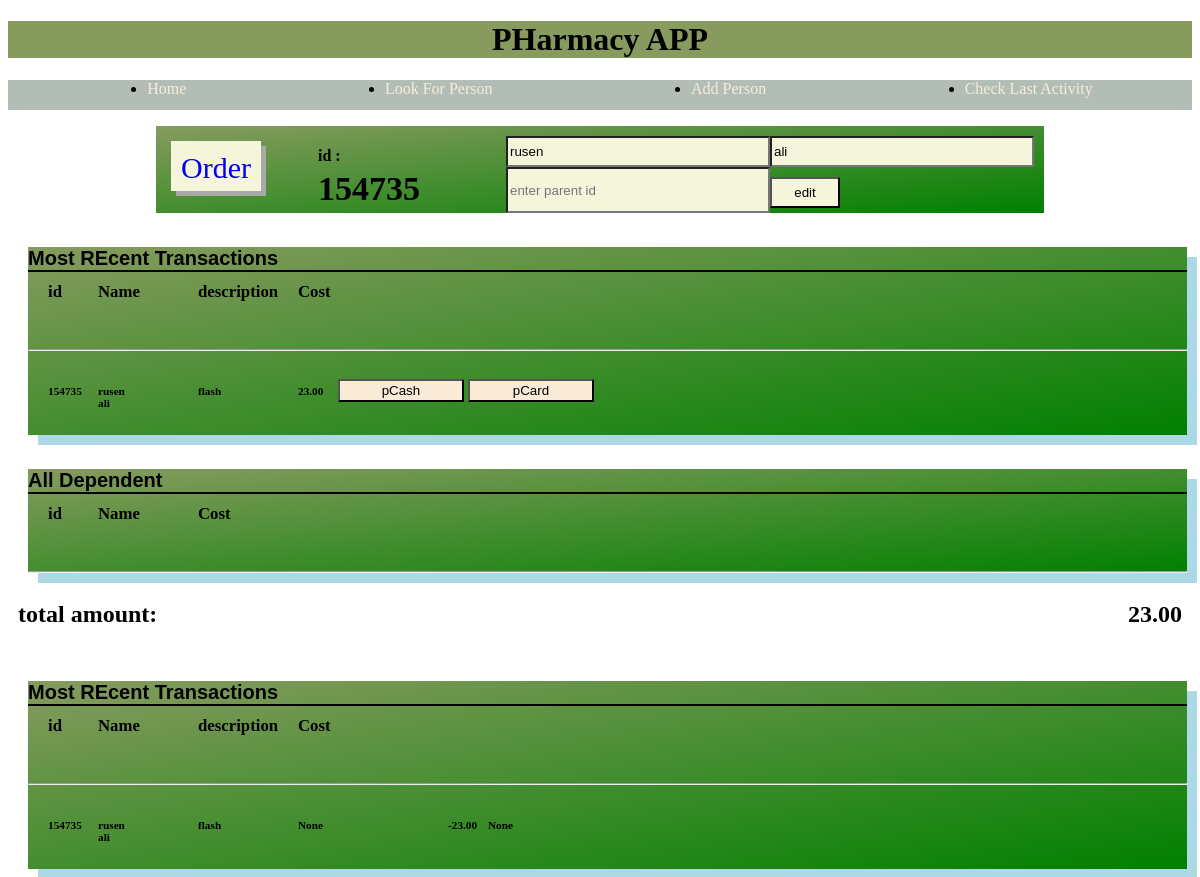
/person/154735/, run on the app's committed database.
### base/models.py (models this page shows, shortened)
class Customer(models.Model):
    user = models.OneToOneField(User,on_delete=models.CASCADE,blank=True,null=True)
    name = models.CharField(max_length=200,blank=True,null=True)
    last = models.CharField(max_length=200,blank=True,null=True)
    is_parent = models.BooleanField(default=False, blank=True,null=True)
    password = models.IntegerField(blank=True,null=True)
    phone = models.BigIntegerField(blank=True,null=True)
    parent=models.ForeignKey('self', on_delete=models.CASCADE,blank=True,null=True)
    @property
    def total_owe(self):
        order_list = list(self.order_set.all())
        children = list(self.customer_set.all())
        total_unpaid= 0
        total_paid= 0
        for single_order in list(self.order_set.all()):
            if not single_order.is_paid:
                total_unpaid += float(single_order.price)
            elif single_order.is_paid:
                total_paid += float(single_order.price)
        return (total_unpaid,total_paid)

class Order(models.Model):
    payment_method_list = [("CASH","CASH"),("CARD","CARD")]
    customer = models.ForeignKey(Customer,on_delete=models.CASCADE,null=True,blank=True,)
    who_paid = models.ForeignKey(Customer,on_delete=models.CASCADE,null=True,blank=True, related_name='%(class)s_requests_created')
    date_created = models.DateTimeField(blank=True,null=True)
    payment_method = models.CharField(choices=payment_method_list,max_length=4,default="CASH",blank=True,null=True)
    date_paid = models.DateTimeField(blank=True,null=True)
    is_paid = models.BooleanField(default=False, blank=True,null=True)
    customer_total_when_paid = models.DecimalField(max_digits=5,decimal_places=2,null=True,blank=True)
    customer_total_when_created = models.DecimalField(max_digits=5,decimal_places=2,null=True,blank=True)
    description = models.TextField(blank=True,null=True)
    price = models.DecimalField(max_digits=5,decimal_places=2,null=True,blank=True)
    def __str__(self):
        return self.description[0:12]

### base/views2.py (the view)
# urls.py: path("person/<int:pk>/", views2.person, name="person"),
def person(request,pk):
    customer = Customer.objects.get(pk=pk)
    orders= customer.order_set.all().order_by("-date_created")
    print(orders)
    children = list(customer.customer_set.all())
    context = {
        "customer": customer,
        "orders":orders,
        "children":children
    }
    return render(request, 'base/person.html', context)

### base/templates/base/person.html (shortened to what this page needs)
{% extends 'base/base.html' %}
{% load static %}
{% block content %}
    <main>
        <form method="POST" action="/person_name_change/{{customer.id}}/" class="edit-form">
                <a class="add-order-button" href="{% url 'add_order' customer.id %}">Order</a>
                <div>
                    <h4>id : </h4>
                    <h4 class="edit-form-id">{{customer.id}}</h4>
                </div>
                <div class="edit-form-input">
                        <input type="text" name="name" value="{{customer.name}}">
                        <input type="text" name="last" value="{{customer.last}}">
                        <input type="number" name="parent_id" placeholder="enter parent id">
                        <input  class="edit-form-button" type="submit" value="edit">
                </div>
        </form>
        <section class="most-recent">
            <h5 class="section-title">Most REcent Transactions</h5>
            <div class="person-nav">
                <h6>id</h6>
                <h6>Name</h6>
                <h6>description</h6>
                <h6>Cost</h6>
            </div>
            <hr>
            {% for order in orders %}
                {% if not order.is_paid %}
                <div class="last-person" id="person-div-{{order.id}}">
                <h6><span>{{order.customer.id}}</span></h6>
                <h6>{{order.customer.name}}<br> {{order.customer.last}}</h6>
                <h6>{{order.description}}</h6>
                <h6 class="person-price">{{order.price}}</h6>
                    <div>
                        <input type="button" onclick=pay_now({{order.id}},"cash") id="pay-cash-{{order.id}}" name="pay-cash-{{order.id}}" value="pCash" class="pay-button">
                        <input type="button" onclick=pay_now({{order.id}},"card") id="pay-card-{{order.id}}" name="pay-card-{{order.id}}" value="pCard" class="pay-button">
                    </div>
                </div>
                {% endif %}
            {% endfor %}
        </section>
        <section class="all-dependent most-recent">
            <h5 class="section-title">All Dependent</h5>
            <div class="person-nav">
                <h6>id</h6>
                <h6>Name</h6>
                <h6>Cost</h6>
            </div>
            <hr>
        </section>
        <section class="total-amount">
            <h2>total amount:</h2>
            <h2 id="show-total-amount">{{customer.total_owe.0|floatformat:2}}</h2>
        </section>
        <section class="transaction-history most-recent">
            <h5 class="section-title">Most REcent Transactions</h5>
            <div class="person-nav">
                <h6>id</h6>
                <h6>Name</h6>
                <h6>description</h6>
                <h6>Cost</h6>
            </div>
            <hr>
            {% for order in orders %}
                <div class="last-person paid-transaction" >
                    <h6><span>{{order.customer.id}}</span></h6>
                    <h6>{{order.customer.name}}<br> {{order.customer.last}}</h6>
                    <h6>{{order.description}}</h6>
                    <h6>{{order.date_paid}}</h6>
                    {% if  order.is_paid %}
                    <h6 class="person-price">+{{order.price}}</h6>
                    <h6>{{order.customer_total_when_paid}}</h6>
                    {% else %}
                    <h6 class="person-price">-{{order.price}}</h6>
                    <h6>{{order.customer_total_when_created}}</h6>
                    {% endif %}
                </div>
            {% endfor %}
        </section>
</main>
{% endblock %}

### static/css/index.css (style rules this page uses)
.person-nav { font-weight:bold; font-size: 20px; display: grid; padding-left: 20px; grid-template-columns: 50px 100px 100px 40px auto; }
.person-nav h6 { margin-top:10px; margin-right:2px ; }
.last-person { display: grid; position: relative; padding-left: 20px; padding-right: 10px; grid-template-columns: 50px 100px 100px 40px auto; }
.paid-transaction { display: grid; position: relative; padding-left: 20px; padding-right: 10px; grid-template-columns: 50px 100px 100px 150px 40px auto; }
.edit-form { background-image: linear-gradient(to bottom right, #879B5F, green); width: 75%; margin: auto; display: grid; grid-template-columns: 150px 200px auto; margin-bottom: 5px; }
.add-order-button { position: relative; text-align: center; font-size: 30px; text-decoration: none; box-shadow: 5px 5px darkgray; padding: 10px; height: 30px; width: 70px; background-color: beige; margin:15px; }
.edit-form input { background-color:beige; }
.edit-form h4 { margin-left:12px; margin-bottom:5px; }
.edit-form-id { font-size:34px; margin-top:5px; }
.edit-form-input { display:grid; grid-template-columns: auto auto; margin-right: 10px; margin-top: 10px; }
.edit-form-button { margin-top:10px; margin-bottom: 5px; width: 70px; position: relative; }
.pay-button { margin-top: 20px; width: 15%; height: 30%; align-items: center; background-color: antiquewhite; }
.total-amount { display: flex; justify-content: space-between; }
.total-amount h2 { padding: 0px 10px; }
.most-recent, .common-usage, .past-due { background-image: linear-gradient(to bottom right, #879B5F, green); box-shadow: 10px 10px lightblue; }
.section-title { margin-bottom: auto; font-family: 'Franklin Gothic Medium', 'Arial Narrow', Arial, sans-serif; text-shadow: 2px grey; font-size: 20px; border-bottom:2px solid black ; }
.most-recent { margin-left:20px; }
@media screen and (min-width:1100px) { .most-recent, .common-usage, .past-due { flex: 1; margin-right: 5px; } }
@media screen and (min-width:1100px) { .person-nav h6 { font-size: 1.4vw; } }
@media screen and (min-width:1100px) { .last-person { font-size: 1.4vw; } }

### data on the page
Customer: id "154735", name "rusen", last "ali", total_owe.0 "23.00"
Order: customer.id "154735", customer.name "rusen", customer.last "ali", description "flash", price "23.00", date_paid "None", customer_total_when_created "None"
